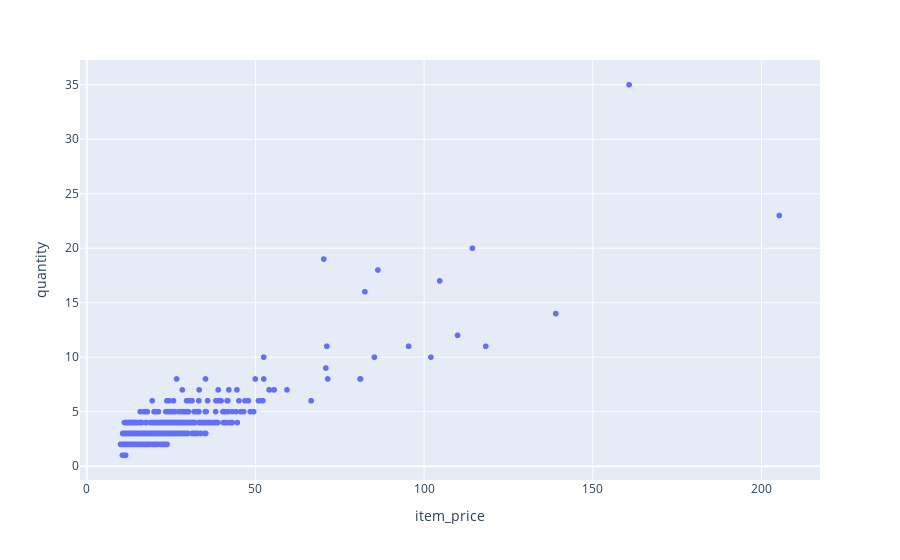

Here is the notebook cell this chart was saved with:
### Code cell
scatter.show()

### Figure 1 — Plotly figure (JSON) as saved in the notebook; plotly's stock layout.template omitted (floating-point values rounded to 4 significant figures; data arrays with more than 128 entries replaced by an {"elided": "..."} marker saying what was removed)
{"data": [{"hovertemplate": "item_price=%{x}<br>quantity=%{y}<extra></extra>", "legendgroup": "", "marker": {"color": "#636efa", "symbol": "circle"}, "mode": "markers", "name": "", "showlegend": false, "type": "scattergl", "x": {"elided": "1834 float values"}, "xaxis": "x", "y": {"elided": "1834 int values"}, "yaxis": "y"}], "layout": {"autosize": true, "legend": {"tracegroupgap": 0}, "margin": {"t": 60}, "xaxis": {"anchor": "y", "autorange": true, "domain": [0, 1], "range": [-1.764, 217.1], "title": {"text": "item_price"}, "type": "linear"}, "yaxis": {"anchor": "x", "autorange": true, "domain": [0, 1], "range": [-1.633, 37.63], "title": {"text": "quantity"}, "type": "linear"}}}
